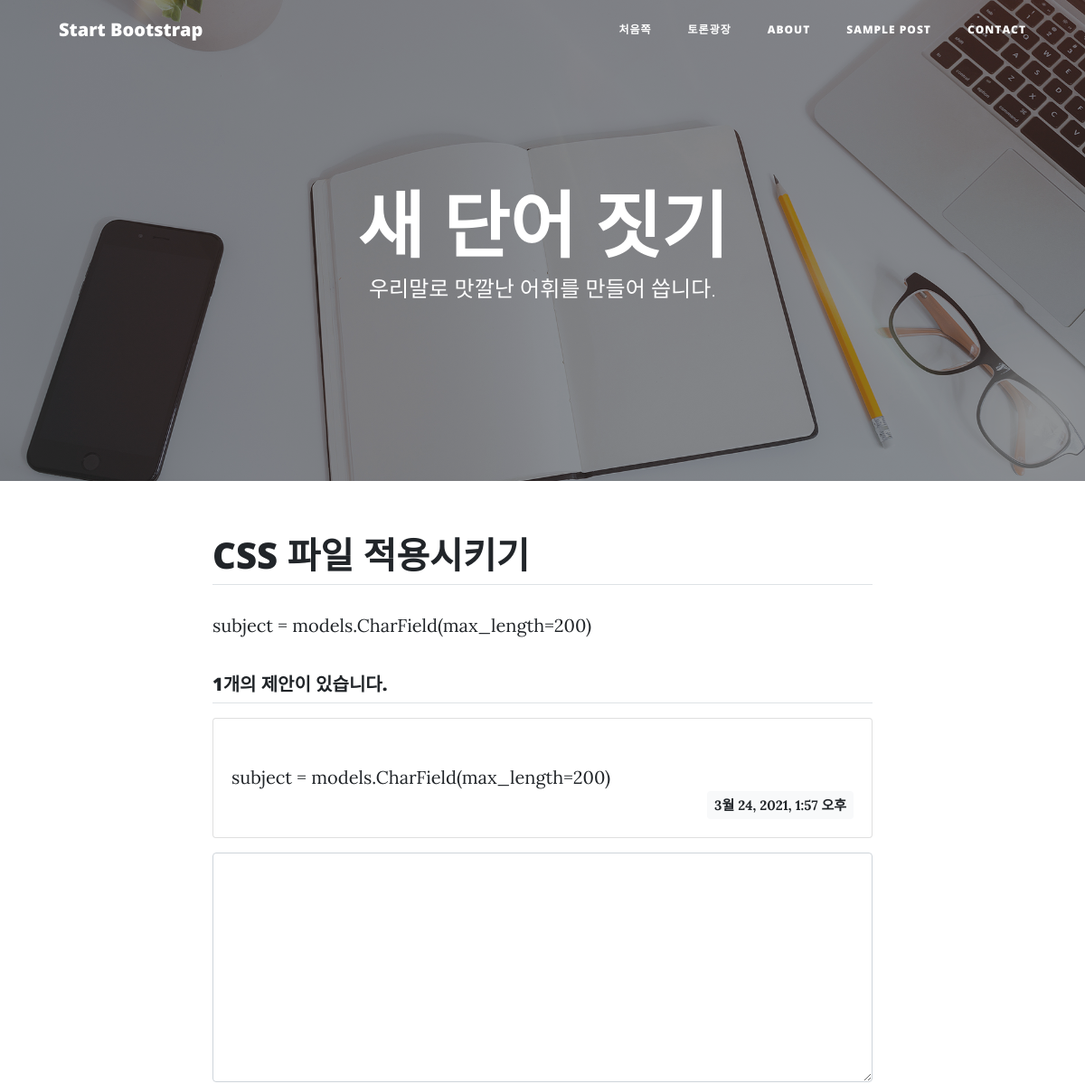
The app's page /forum/2/ (upper part), older data.
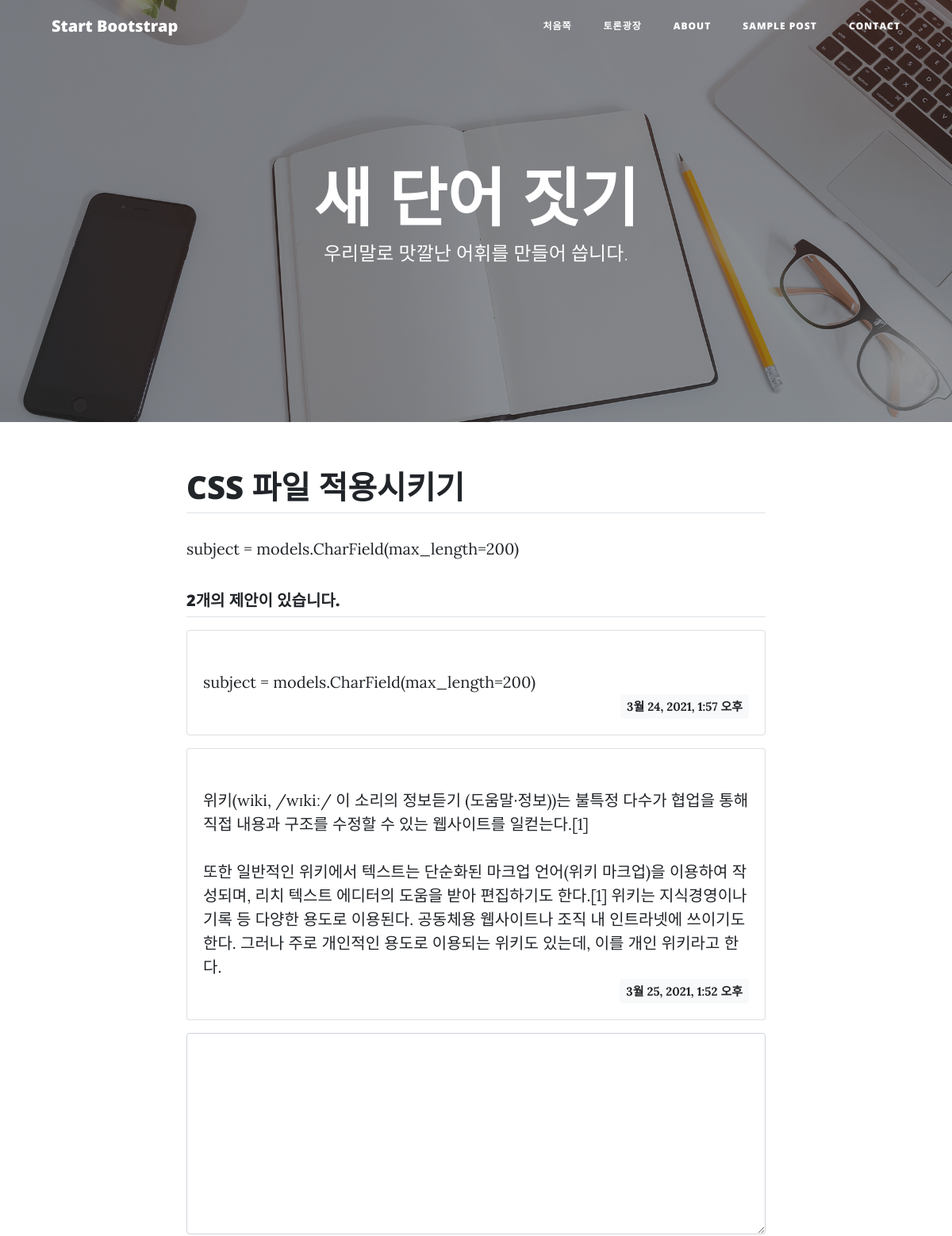
The same page, newer data.
### forum/models.py (models this page shows, shortened)
class Presenting(models.Model):
    subject = models.CharField(max_length=200)
    content = models.TextField()
    create_date = models.DateTimeField()

class Suggestion(models.Model):
    suggestion = models.ForeignKey(Presenting, on_delete=models.CASCADE)
    content = models.TextField()
    create_date = models.DateTimeField()

### forum/views.py (the view)
# urls.py: path('<int:presenting_id>/', views.detail, name='detail'),
def detail(request, presenting_id):
    presenting = Presenting.objects.get(id=presenting_id)
    context = {'presenting': presenting}
    return render(request, 'forum/presenting_detail.html', context)

### templates/blogtheme/forum/presenting_detail.html (shortened to what this page needs)
{% extends 'base.html' %}
{% load static %}
{% block content %}
<article>
    <div class="container my-3">
      <div class="row">
        <div class="col-lg-8 col-md-10 mx-auto">
          <h1 class="border-bottom py-2">{{ presenting.subject }}</h1>
            <p>
                {{ presenting.content }}
            </p>
            <h5 class="border-bottom my-3 py-2">{{ presenting.suggestion_set.count }}개의 제안이 있습니다.</h5>
            <div>
                {% for suggestion in presenting.suggestion_set.all %}
                <div class="card my-3">
                  <div class="card-body">
                    <div class="card-text" style="white-space: pre-line;">
                        {{ suggestion.content }}
                    </div>
                    <div class="d-flex justify-content-end">
                      <div class="badge badge-light p-2">
                          {{ suggestion.create_date }}
                      </div>
                    </div>
                  </div>
                </div>
                {% endfor %}
            </div>
                <form action="{% url 'forum:suggestion_create' presenting.id %}" method="post" class="my-3">
                  <div class="form-group">
                     <textarea name="content" id="content" class="form-control" rows="10"></textarea>
                  </div>
                </form>
        </div>
      </div>
    </div>
</article>
{% endblock %}

Row changes from the older to the newer data that the page shows:
computed for Presenting "CSS 파일 적용시키기": suggestion_set.count "1" → "2"
added Suggestion: content "위키(wiki, /wɪkiː/ 이 소리의 정보듣기 (도움말·정보))는 불특정 다수가 협업을 통해 직접 내용과 구조를 수정할 수 있는 웹사이트를 일컫는다.[1] 또한 일반적인 위키에서 텍스트는 단순화된 마크업 언어(위키 마크업)을 이용하여 작성되며, 리치 텍스트 에디터의 도움을 받아 편집하기도 한다.[1] 위키는 지식경영이나 기록 등 다양한 용도로 이용된다. 공동체용 웹사이트나 조직 내 인트라넷에 쓰이기도 한다. 그러나 주로 개인적인 용도로 이용되는 위키도 있는데, 이를 개인 위키라고 한다.", create_date "3월 25, 2021, 1:52 오후"
